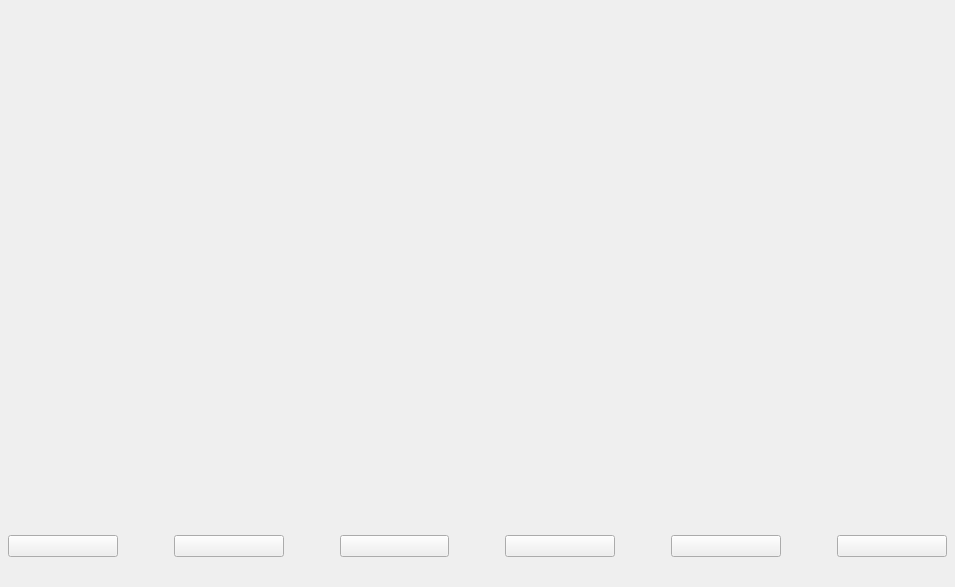
<?xml version="1.0" encoding="UTF-8"?>
<ui version="4.0">
 <class>FrontPageViewClass</class>
 <widget class="QMainWindow" name="FrontPageViewClass">
  <property name="geometry">
   <rect>
    <x>0</x>
    <y>0</y>
    <width>955</width>
    <height>587</height>
   </rect>
  </property>
  <property name="windowTitle">
   <string>FrontPageView</string>
  </property>
  <widget class="QWidget" name="centralWidget">
   <layout class="QVBoxLayout" name="verticalLayout" stretch="0,0,0,0">
    <property name="spacing">
     <number>0</number>
    </property>
    <property name="leftMargin">
     <number>8</number>
    </property>
    <property name="topMargin">
     <number>15</number>
    </property>
    <property name="rightMargin">
     <number>8</number>
    </property>
    <property name="bottomMargin">
     <number>0</number>
    </property>
    <item>
     <widget class="QLabel" name="label_display">
      <property name="text">
       <string/>
      </property>
     </widget>
    </item>
    <item>
     <spacer name="verticalSpacer">
      <property name="orientation">
       <enum>Qt::Orientation::Vertical</enum>
      </property>
      <property name="sizeType">
       <enum>QSizePolicy::Policy::Fixed</enum>
      </property>
      <property name="sizeHint" stdset="0">
       <size>
        <width>20</width>
        <height>30</height>
       </size>
      </property>
     </spacer>
    </item>
    <item>
     <layout class="QHBoxLayout" name="horizontalLayout">
      <property name="spacing">
       <number>56</number>
      </property>
      <item>
       <widget class="QPushButton" name="pushButton_SecurityLogicSate">
        <property name="text">
         <string/>
        </property>
       </widget>
      </item>
      <item>
       <widget class="QPushButton" name="pushButton_Mode">
        <property name="text">
         <string/>
        </property>
       </widget>
      </item>
      <item>
       <widget class="QPushButton" name="pushButton_LaserState">
        <property name="text">
         <string/>
        </property>
       </widget>
      </item>
      <item>
       <widget class="QPushButton" name="pushButton_TreatmentLightState">
        <property name="text">
         <string/>
        </property>
       </widget>
      </item>
      <item>
       <widget class="QPushButton" name="pushButton_unknownEnergy">
        <property name="text">
         <string/>
        </property>
       </widget>
      </item>
      <item>
       <widget class="QPushButton" name="pushButton_RemoteDesktop">
        <property name="text">
         <string/>
        </property>
       </widget>
      </item>
     </layout>
    </item>
    <item>
     <spacer name="verticalSpacer_2">
      <property name="orientation">
       <enum>Qt::Orientation::Vertical</enum>
      </property>
      <property name="sizeType">
       <enum>QSizePolicy::Policy::Fixed</enum>
      </property>
      <property name="sizeHint" stdset="0">
       <size>
        <width>20</width>
        <height>30</height>
       </size>
      </property>
     </spacer>
    </item>
   </layout>
  </widget>
 </widget>
 <layoutdefault spacing="6" margin="11"/>
 <resources/>
 <connections/>
</ui>
